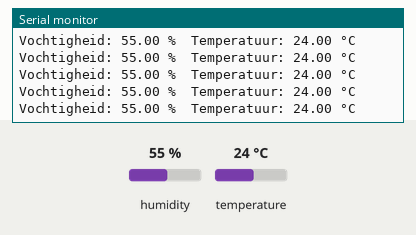
Recording of a sketch running on a simulated Arduino Uno, built with avr-gcc and run on an emulated ATmega328P. Shown: the last lines printed to the serial monitor. Inputs (shaded band) come from the test bench; at power-on: humidity 55 %, temperature 24 °C.

Above: at 2.8 s.
2.9 s: humidity set to 22 %
At 4.5 s:
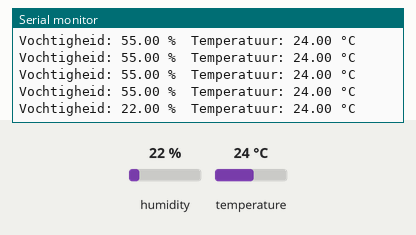
5.6 s: temperature set to 12 °C
At 5.9 s:
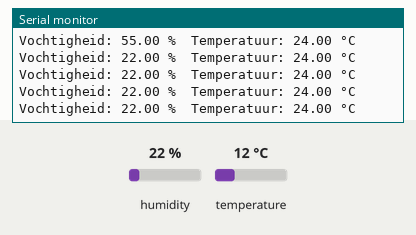
8.3 s: humidity set to 40 %
At 9.0 s:
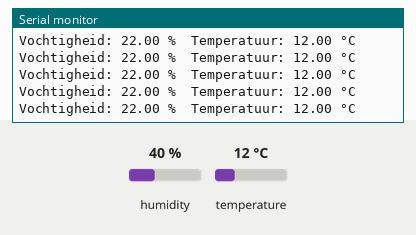
Timing chart, 0 to 11.3 s (numbered marks = the images above; inputs shaded):
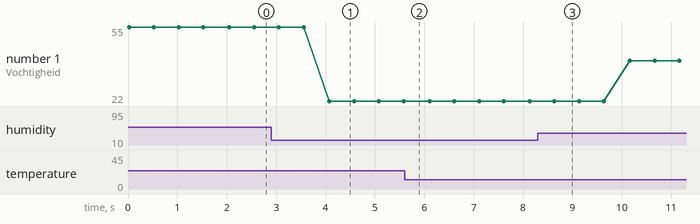

The sketch:

DHT11-ADI.ino
```cpp
#include "DHT.h"
#define DHTPIN 2 //const int DHTPIN = 2;
#define DHTTYPE DHT11

DHT dht(DHTPIN, DHTTYPE);

void setup() {
  // put your setup code here, to run once:
  Serial.begin(9600);
  Serial.println("DHT11 test!");
  dht.begin();
}

void loop() {
  // put your main code here, to run repeatedly:
  float h = dht.readHumidity();
  float t = dht.readTemperature();

  if (isnan(h) || isnan(t)){
    Serial.println("We kunnen niets lezen!");
    return;
  }

  Serial.print("Vochtigheid: ");
  Serial.print(h);
  Serial.print(" %\t");
  Serial.print("Temperatuur: ");
  Serial.print(t);
  Serial.println(" °C");
  delay(500);
}
```

Measured:
- after the input at 2.9 s, the serial monitor: prints a new line after 1.2 s (image 1)
- plotted number 1: 55 → 22 after the input at 2.9 s, 22 → 40 after the input at 8.3 s
